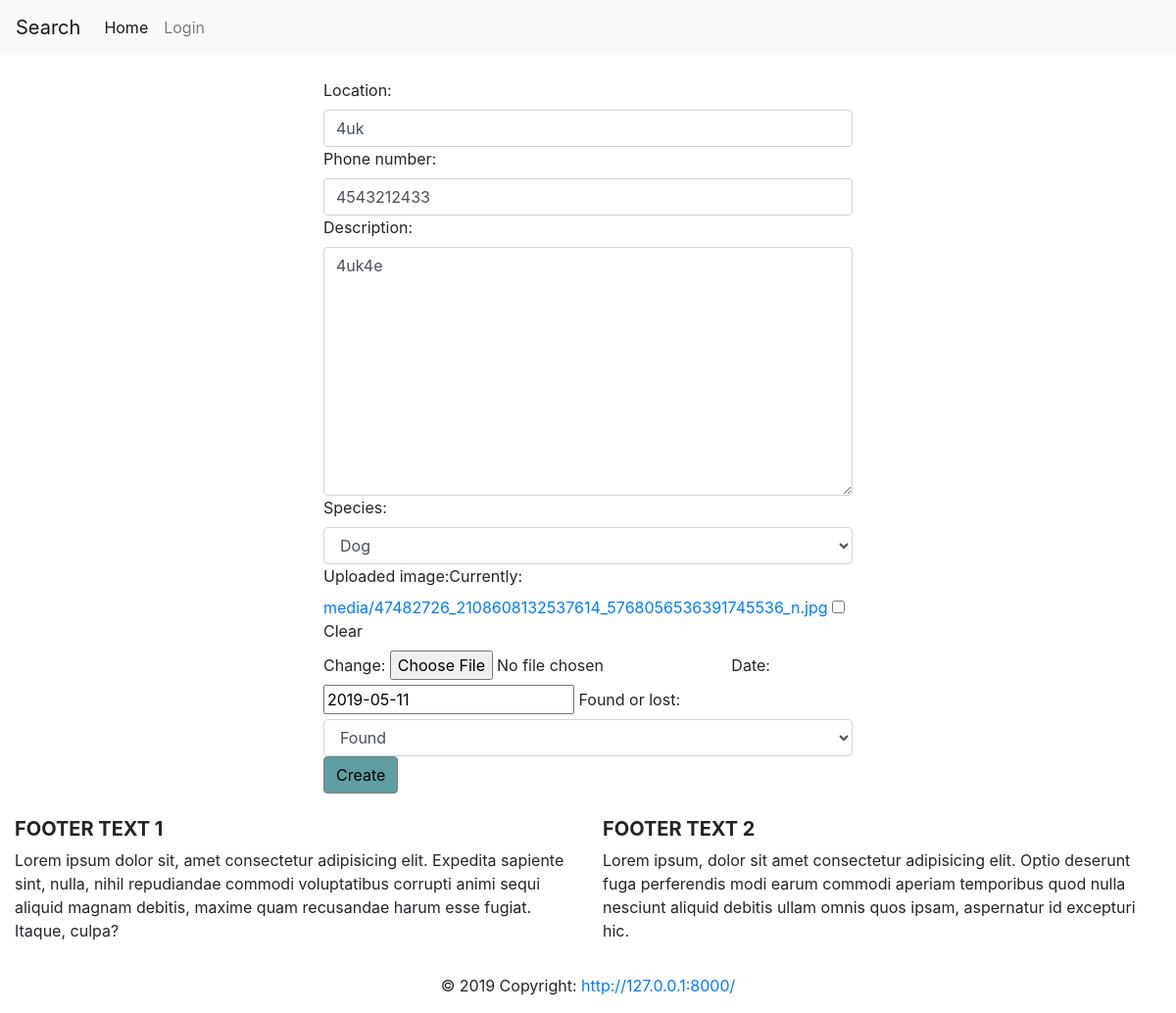
Screenshot of /animals/edit/14/ with the database file from the repository.
### animals/models.py (models this page shows, shortened)
class Animal(models.Model):
    user = models.ForeignKey(ProfileUser, on_delete=models.CASCADE)
    location = models.CharField(max_length=300)
    description = models.TextField()
    phone_regex = RegexValidator(regex=r'^\+?1?\d{9,15}$',
                                 message="Phone number must be entered in the format: '+999999999'. Up to 15 digits allowed.")
    phone_number = models.CharField(validators=[phone_regex], max_length=17, blank=True)
    species = models.ForeignKey(Species, on_delete=models.CASCADE, blank=True)
    found_or_lost = models.ForeignKey(FoundOrLost, on_delete=models.CASCADE, blank=True, null=True)
    uploaded_image = models.ImageField(upload_to='media/',null=True, blank=True)
    date = models.DateField(default=datetime.date.today, blank=True)

class Species(models.Model):
    species = models.CharField(max_length=200)
    def __str__(self):
        return f"{self.species}"

class FoundOrLost(models.Model):
    found_or_lost = models.CharField(max_length=50)
    def __str__(self):
        return f'{self.found_or_lost}'

### animals/views.py (the view)
# urls.py: re_path('^edit/(?P<pk>\d+)/$', views.AnimalsEdit.as_view(), name='animal-edit')
class AnimalsEdit(generic.edit.UpdateView):
    model = Animal
    form_class = CreateAnimalForm
    template_name = 'animal_create.html'
    success_url = '/animals/'

### animals/templates/animal_create.html (shortened to what this page needs)
{% extends 'index.html' %}
{% block 'body' %}
<div class="row">
    <div class="col-lg-3"></div>
    <div class="col-lg-6">
         <form method="post" class="animal-form" enctype="multipart/form-data">
            {{form}}
            <button class="btn btn-primary" type="submit">Create</button>
         </form>
    </div>
    <div class="col-lg-3"></div>
</div>
{% endblock %}

### animals/static/animal.css (style rules this page uses)
.btn-primary { background-color: cadetblue; color: black; border: 1px solid grey; }

### rows the page displays
Animal: location "4uk", phone_number "4543212433", description "4uk4e", date "2019-05-11"
Species: species "Dog"
FoundOrLost: found_or_lost "Found"
